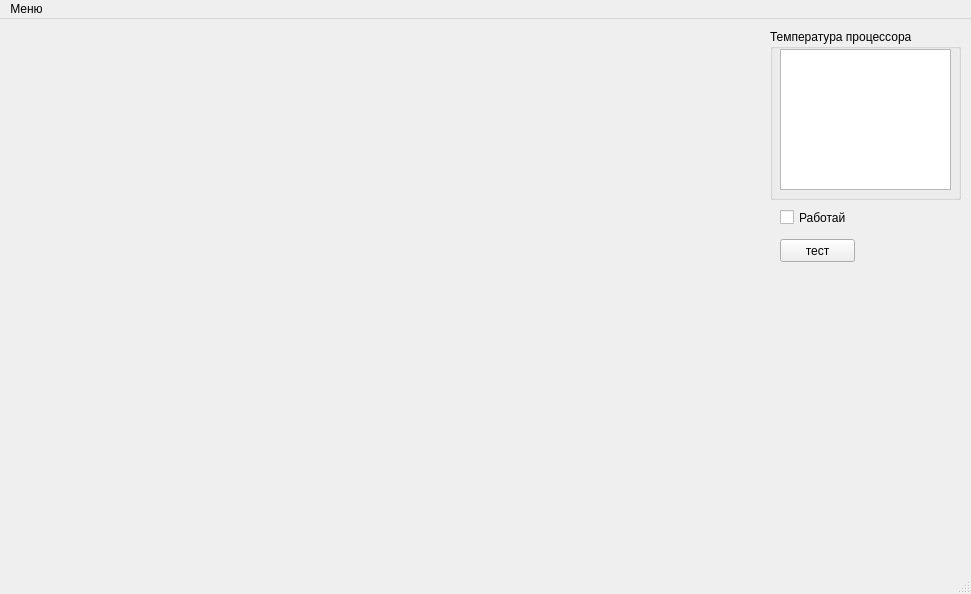
<?xml version="1.0" encoding="UTF-8"?>
<ui version="4.0">
 <class>MainWindow</class>
 <widget class="QMainWindow" name="MainWindow">
  <property name="geometry">
   <rect>
    <x>0</x>
    <y>0</y>
    <width>971</width>
    <height>594</height>
   </rect>
  </property>
  <property name="windowTitle">
   <string>MainWindow</string>
  </property>
  <widget class="QWidget" name="centralwidget">
   <widget class="QGroupBox" name="groupBox">
    <property name="geometry">
     <rect>
      <x>770</x>
      <y>10</y>
      <width>191</width>
      <height>171</height>
     </rect>
    </property>
    <property name="title">
     <string>Температура процессора</string>
    </property>
    <widget class="QPlainTextEdit" name="plainTextEdit">
     <property name="enabled">
      <bool>true</bool>
     </property>
     <property name="geometry">
      <rect>
       <x>10</x>
       <y>20</y>
       <width>171</width>
       <height>141</height>
      </rect>
     </property>
     <property name="styleSheet">
      <string notr="true"/>
     </property>
     <property name="readOnly">
      <bool>true</bool>
     </property>
    </widget>
   </widget>
   <widget class="QCheckBox" name="checkBox">
    <property name="geometry">
     <rect>
      <x>780</x>
      <y>190</y>
      <width>70</width>
      <height>17</height>
     </rect>
    </property>
    <property name="text">
     <string>Работай</string>
    </property>
   </widget>
   <widget class="QPushButton" name="pushButton">
    <property name="geometry">
     <rect>
      <x>780</x>
      <y>220</y>
      <width>75</width>
      <height>23</height>
     </rect>
    </property>
    <property name="text">
     <string>тест</string>
    </property>
   </widget>
  </widget>
  <widget class="QMenuBar" name="menubar">
   <property name="geometry">
    <rect>
     <x>0</x>
     <y>0</y>
     <width>971</width>
     <height>21</height>
    </rect>
   </property>
   <widget class="QMenu" name="menu">
    <property name="title">
     <string>Меню</string>
    </property>
    <addaction name="action_2"/>
    <addaction name="action"/>
   </widget>
   <addaction name="menu"/>
  </widget>
  <widget class="QStatusBar" name="statusbar"/>
  <action name="action">
   <property name="text">
    <string>Выход</string>
   </property>
  </action>
  <action name="action_2">
   <property name="text">
    <string>О программе</string>
   </property>
  </action>
 </widget>
 <resources/>
 <connections/>
</ui>
